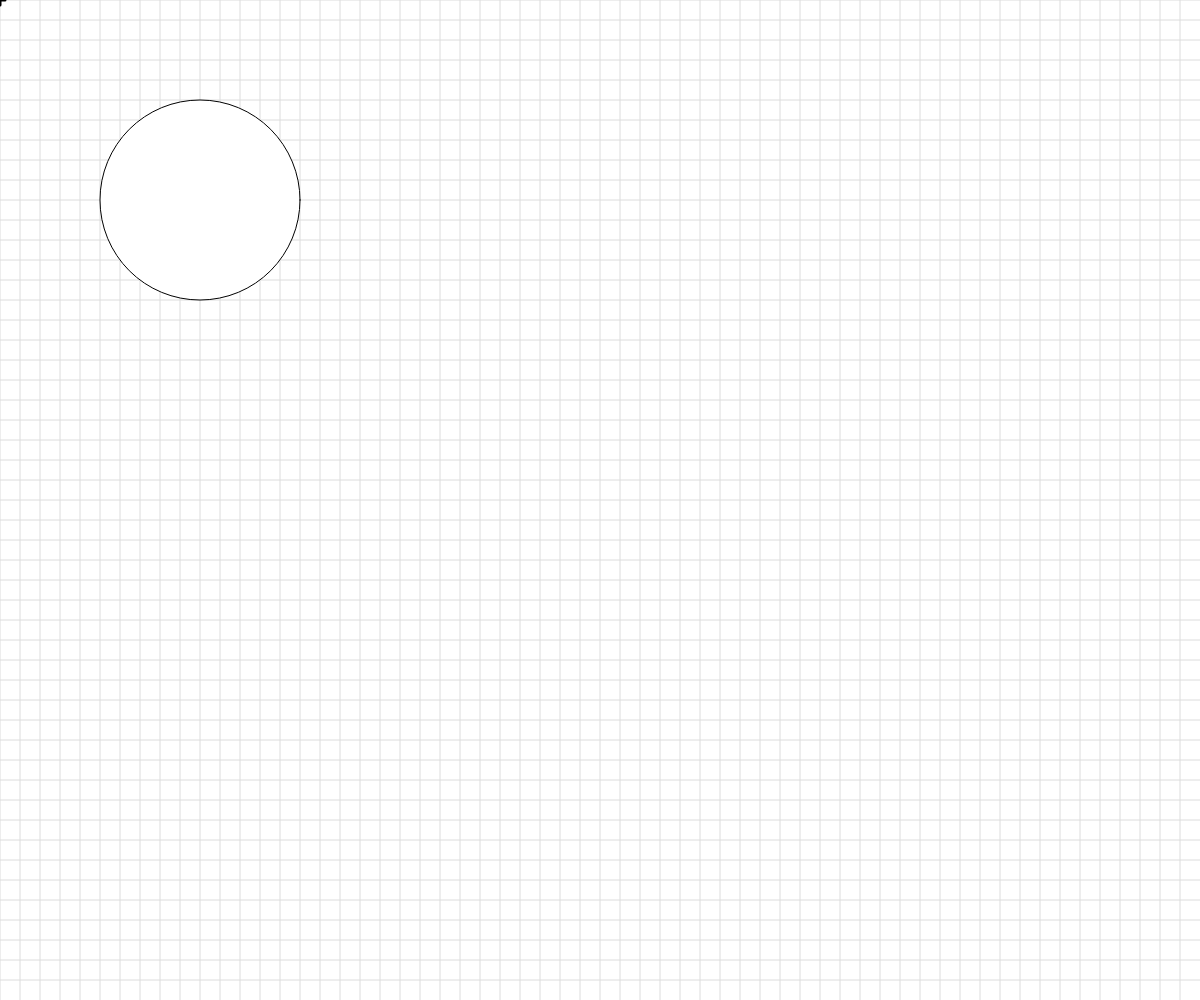
Frame 1 (no input)
Frame 60 (no input): identical to frame 1, image omitted
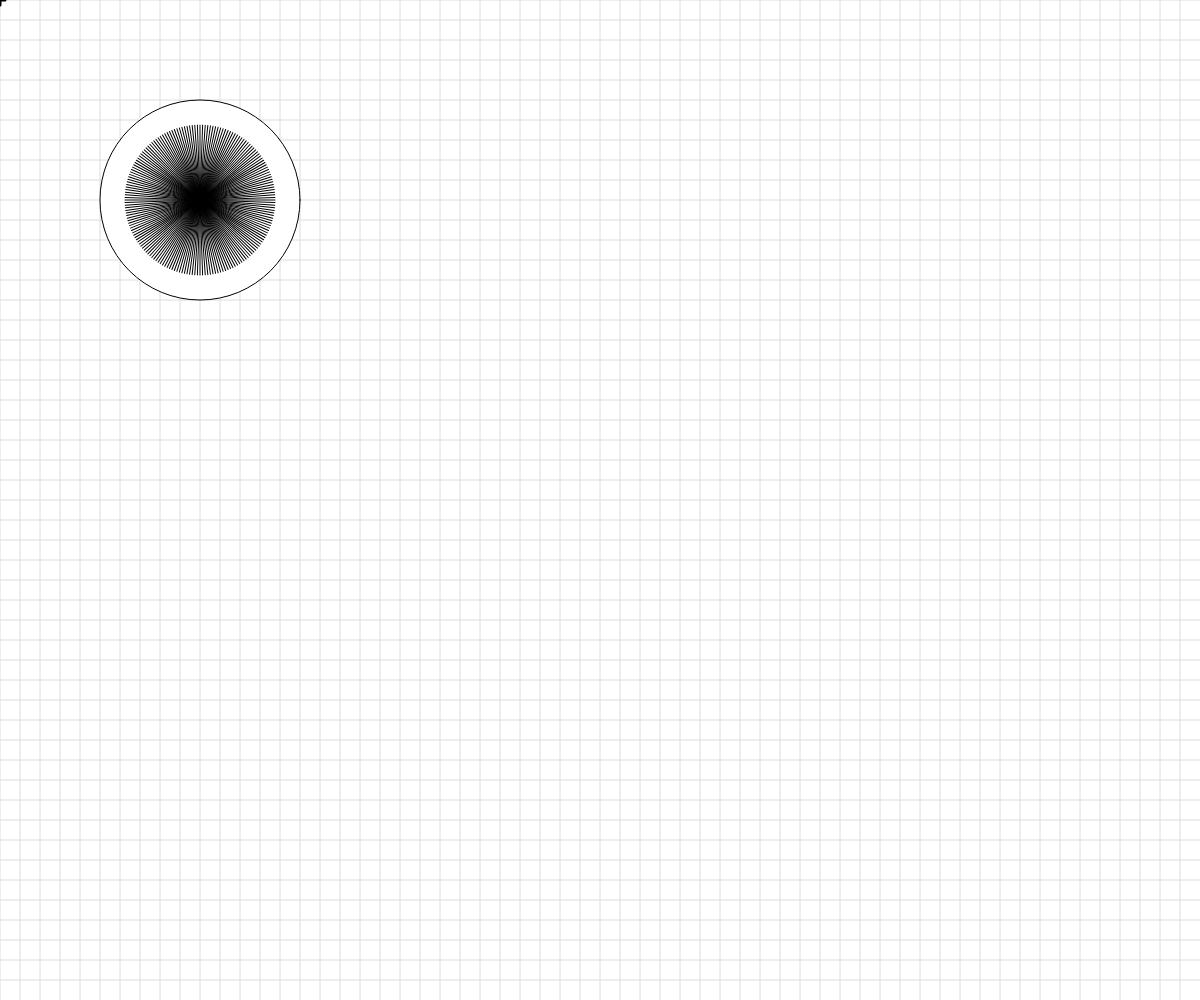
Frame 120 (the mouse pressed at the canvas centre since frame 60)

The p5.js sketch that drew these frames (run headless with seeded random() and noise() and a simulated clock; from frame 60 on, the mouse is pressed at the canvas centre):

// p5.js sketch
// ── sketch.js
// Basic Transformations Sandbox


let originalSpacing = 20;


function setup() {
  createCanvas(windowWidth, windowHeight);
}

function draw() {
  //coordinate systems reset at the start
  // of draw()
  background(255);
  drawBasicGrid(220);


  //transformation one: TRANSLATION
  // push();
  // translate(120,120);
  // drawBasicGrid(180);
  // rectangleRed(0,0);
  // pop();

  // rectangleBlue(0,0);
  //add push()  pop()
  //push and pop are stack opperations



  //transformation two: SCALE
  // push();
  // rectMode(CORNER);
  // rectangleRed(40,0);
  // //scale factor
  // //1 no change <1 smaller >1 bigger
  // translate(100,100);
  // let scaleAmount = 2.5;
  // scaleAmount = map(mouseX,0,width,0,4);
  // scale(scaleAmount); //always scales from 0,0
  // drawBasicGrid(180);
  // rectMode(CENTER);
  // rectangleBlue(100,100);

  // pop();


  //transformation three: ROTATION
  //reminder: rotations are measured in radians, not degrees! Functions can help with the conversion...
  // angleMode(DEGREES);
  // push();
  // rectangleRed(20,20);

  // translate(120,120);
  // rotate(frameCount);

  // drawBasicGrid(180);
  // face(0,0); // draw at the origin

  // pop();


  //Combinations of Transformations
  // push();
  // angleMode(DEGREES);
  // scale(5);
  // rotate(45); //+angle === clockwise rot
  // drawBasicGrid(180);
  // translate(100,100);
  // face(0,0);
  // pop();




  //indiviual challange
  push();
  translate(200,200);
  circle(0,0,200);
  angleMode(DEGREES);
  rotate(frameCount)
  let n = map(mouseX,0,width,0,360);
  n = floor(n);

  for(let i = 0; i < n ; i++){
    line(0,0,75,0);
    rotate(360/n);
  }

  pop();

}


function face(x, y) {
  //draw a face at x,y
  push();
  translate(x,y);
  ellipseMode(CENTER);
  fill(200,200,0);
  stroke(0);
  ellipse(0,0,80,80);
  fill(90, 140, 30, 220);
  triangle(-20, 20, 20, 20, 0, 30);
  fill(0);
  ellipse(-25,0,10,10);
  ellipse(25,0,10,10);
  strokeWeight(5);
  line(-30,-10,30,-10);
  strokeWeight(1);
  pop();

}

function rectangleRed(x, y) {
  //draw a red rectangle at x,y (sized 50 pixels square) - to visualize what happens to the coordinate system
  //when different basic transformations are applied.
  noStroke();
  fill(255, 0, 0, 150);
  rect(x, y, 50, 50);

}

function rectangleBlue(x, y) {
  //draw a red rectangle at x,y (sized 50 pixels square) - to visualize what happens to the coordinate system
  //when different basic transformations are applied.
  noStroke();
  fill(0, 0, 255, 150);
  rect(x, y, 50, 50);

}

function drawBasicGrid(shade) {
  //draw the normal cartesian Coordinate Grid, in a light color. Spaced at 20 px by default
  stroke(shade);
  for (let x = 0; x < width; x += 20) {
    line(x, 0, x, height);
  }
  for (let y = 0; y < height; y += 20) {
    line(0, y, width, y);
  }

  //Draw "X" at the origin
  strokeWeight(3);
  stroke(0);
  line(-5,0,5,0);
  line(0,5,0,-5);
  strokeWeight(1);
}
